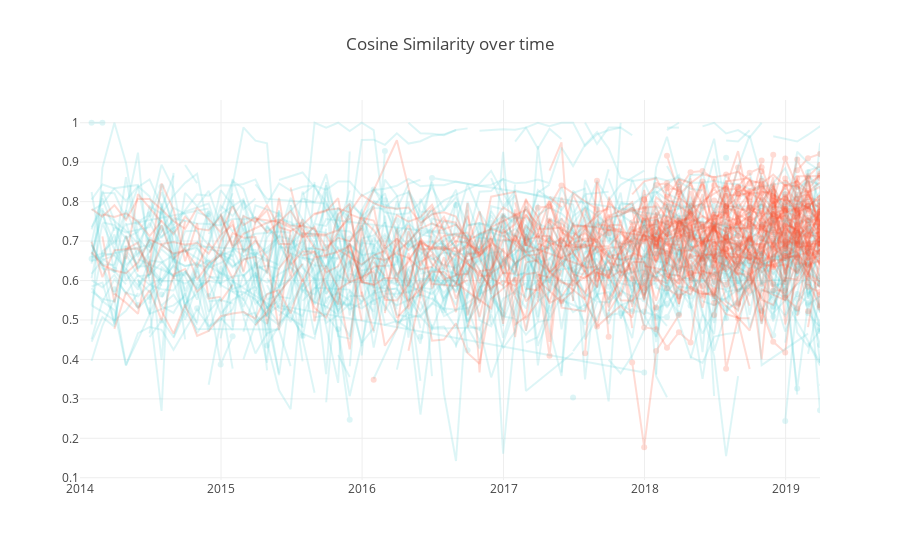

Here is the notebook cell this chart was saved with:
### Code cell
# number of samples 
n = 100
control = random.sample(set(df['id'][df['is_control'] == 1].unique()),n)
bipolar = random.sample(set(df['id'][df['is_control'] == 0].unique()),n)

data = []
for user in control:
    trace_control = go.Scatter(
                x= df['date'][df['id'] == user],
                y=df['cosine_similarity_monthly'][df['id'] == user],
                name = "Control",
                line = dict(color = cc),
                opacity = 0.2)
    data.append(trace_control)

    
for user in bipolar:
   
    trace_bipolar = go.Scatter(
                x= df['date'][df['id'] == user],
                y=df['cosine_similarity_monthly'][df['id'] == user],
                name = "Bipolar",
                line = dict(color = bc),
                opacity = 0.2)
    
    data.append(trace_bipolar)

layout = dict(
    title = "Individual cosine Similarity over time",
    xaxis = dict(
        range = ['2014-01-01','2019-03-31']),
    showlegend = False
)

fig = dict(data=data, layout=layout)
iplot(fig)
